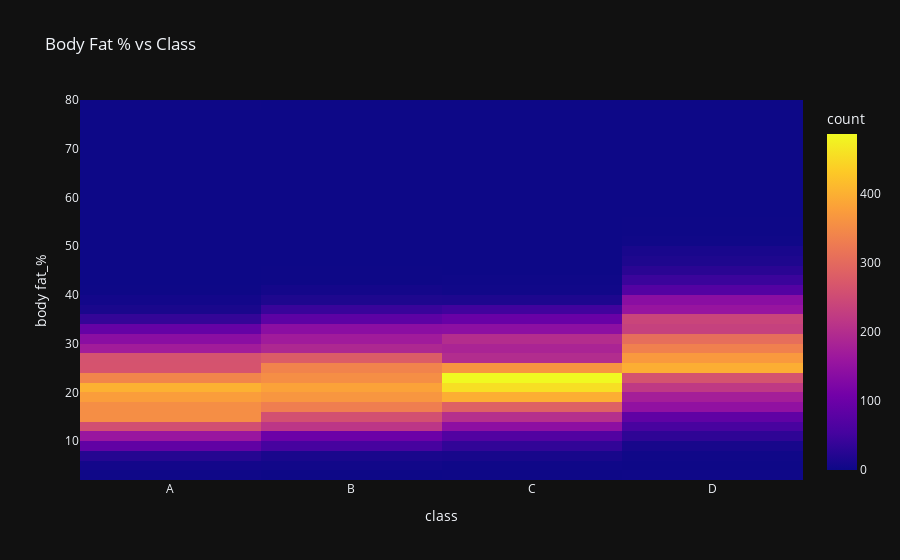

The code cell stored with this chart in its notebook:
### Code cell
fig = px.density_heatmap(df, x="class", y ="body fat_%",title = 'Body Fat % vs Class', template = 'plotly_dark')
fig.update_xaxes(categoryorder="category ascending")
fig.show()

### Figure 1 — Plotly figure (JSON) as saved in the notebook; plotly's stock layout.template omitted (floating-point values rounded to 4 significant figures; data arrays with more than 128 entries replaced by an {"elided": "..."} marker saying what was removed)
{"data": [{"coloraxis": "coloraxis", "hovertemplate": "class=%{x}<br>body fat_%=%{y}<br>count=%{z}<extra></extra>", "name": "", "type": "histogram2d", "x": {"elided": "13393 str values"}, "xaxis": "x", "xbingroup": "x", "y": {"elided": "13393 float values"}, "yaxis": "y", "ybingroup": "y"}], "layout": {"coloraxis": {"colorbar": {"title": {"text": "count"}}, "colorscale": [[0, "#0d0887"], [0.1111, "#46039f"], [0.2222, "#7201a8"], [0.3333, "#9c179e"], [0.4444, "#bd3786"], [0.5556, "#d8576b"], [0.6667, "#ed7953"], [0.7778, "#fb9f3a"], [0.8889, "#fdca26"], [1, "#f0f921"]]}, "legend": {"tracegroupgap": 0}, "title": {"text": "Body Fat % vs Class"}, "xaxis": {"anchor": "y", "categoryorder": "category ascending", "domain": [0, 1], "title": {"text": "class"}}, "yaxis": {"anchor": "x", "domain": [0, 1], "title": {"text": "body fat_%"}}}}
